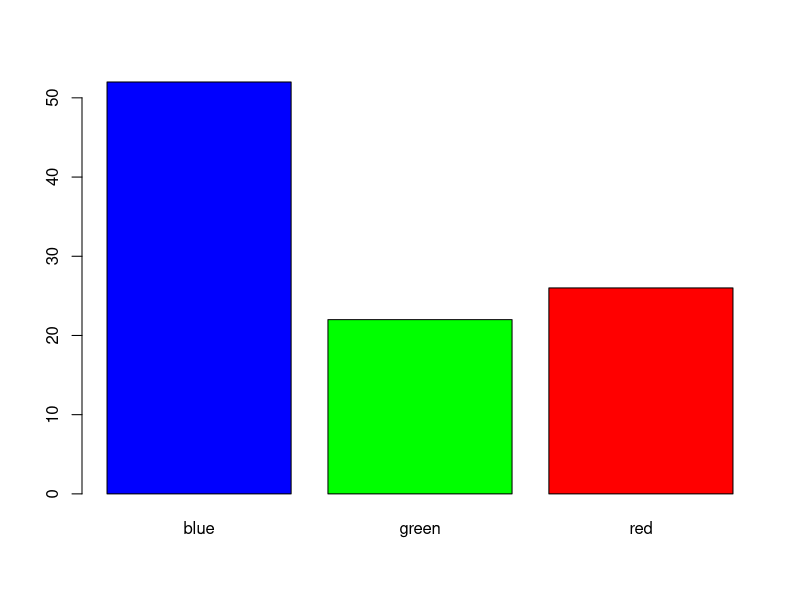
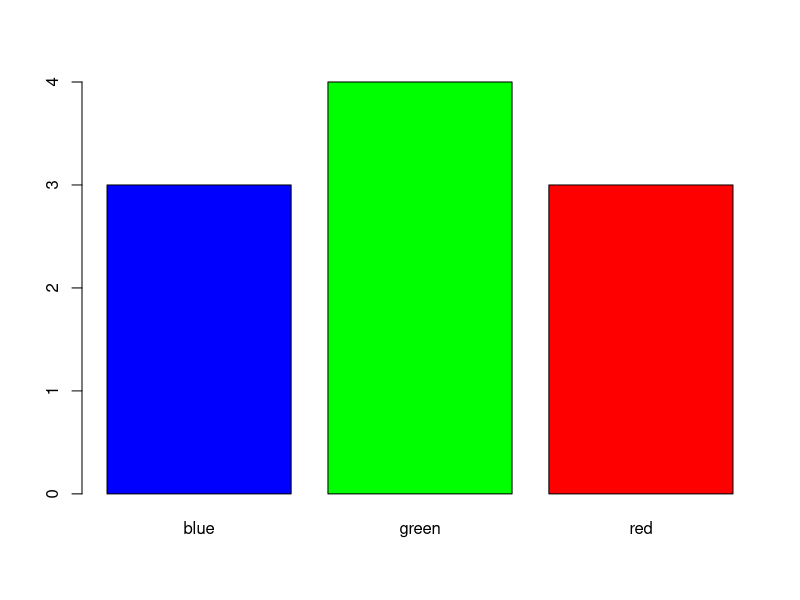
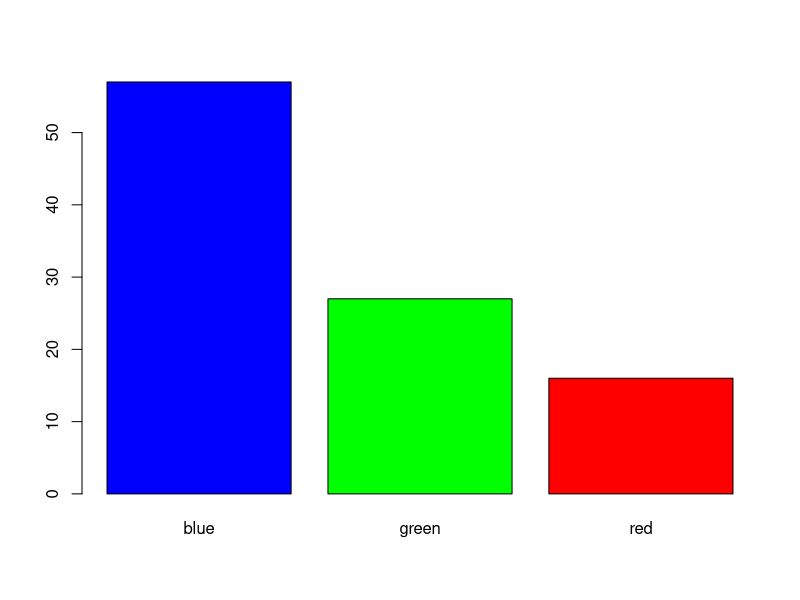

Here is the R script that generated these plots, in order:
## ---- chunk 1
set.seed(2002)

lez <- c(rep("red", 2000),
         rep("green", 3000),
         rep("blue", 5000))


n_exp <- 100                            ## Nombre de fois où je tire un poisson

echantillon <- sample(lez,            ## échantillonne les poissons
                      n_exp,           ## n_exp fois
                      replace = FALSE) ## sans remise

## ---- chunk 2
res <- table(echantillon)
res
## ---- chunk 3
freq <-  prop.table(table(echantillon))
freq
## ---- chunk 4
barplot(res, col = names(res) )
## ---- chunk 5
set.seed(12)

n_exp <- 10                           ## Nombre de fois où je tire un poisson

echantillon <- sample(lez,            ## échantillonne les poissons
                      n_exp,           ## n_exp fois
                      replace = FALSE) ## sans remise
res_10 <- table(echantillon)
barplot(res_10, col = names(res_10) )
## ---- chunk 6

n_exp <- 100                           ## Nombre de fois où je tire un poisson

echantillon <- sample(lez,            ## échantillonne les poissons
                      n_exp,           ## n_exp fois
                      replace = FALSE) ## sans remise
res_100 <- table(echantillon)
barplot(res_100, col = names(res_100) )
